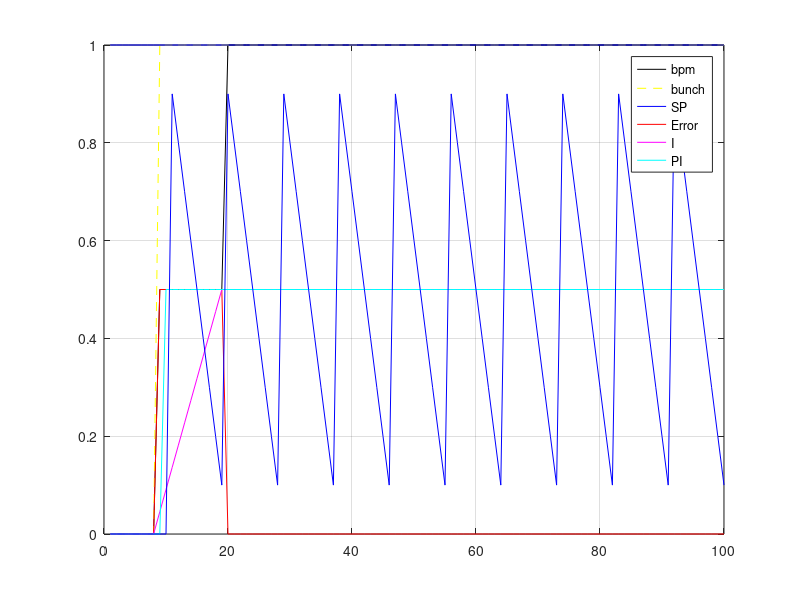

MATLAB code to generate this figure:
clear all

B=100;                 % number of bunches
BS=1;                 % bunch spacing
FB_DEL=9;             % feedback delay in buckets
%BPM_SMP_DEL=10;       % bpm valid delay with respect to bucket trigger
%ERR_CMP=6;            % error computation time
%ACC_CMP=11;           % integrator computation time
%PI_CMP=6;             % P+I computation time
%tb=48;                % samples per bucket
%smp = tb*B ;          % all simulation samples
t=1:B;            % time domain vector
Kp=1;               % P gain
Ki=1/11;             % I gain
FB_ON=1;              % enable feedback
I_APPLY=FB_DEL;
I_SHIFT=1;

%bkt_trg = zeros(1, smp);
%bkt_trg(1:tb:end) = 0.5;
bpm = zeros(2, B);  % 1 - position, 3 - bunch trigger
bpm(1,:) = linspace(0.5, 0.5, B);
bpm(1,1:FB_DEL-1) = 0;
bpm(2,FB_DEL:BS:end) = 1;

err = zeros(2, B); % 1 - error value, 2 - error valid
%err(2,FB_DEL*tb+BPM_SMP_DEL+ERR_CMP:tb*BS:end) = 1;

acc = zeros(2, B); % 1 - acc value, 2 - acc valid
%acc(2,FB_DEL*tb+BPM_SMP_DEL+ERR_CMP+ACC_CMP:tb:end) = 1;

p = zeros(3, B); % 1 - values, 2 - counter, 3 - trigger
%p = ones(1, smp); % 1 - values, 2 - counter, 3 - trigger
%p(3,FB_DEL*tb+BPM_SMP_DEL+ERR_CMP+1:tb:end) = 1; 

it = zeros(1, B); % 1 - values, 2 - counter, 3 - trigger

pi = zeros(2, B); % 1 - values, 2 - counter, 3 - trigger
%pi(2,FB_DEL*tb+BPM_SMP_DEL+ERR_CMP+PI_CMP:tb:end) = 1; 

sp = 1*ones(1, B);
%fb_k = zeros(2, B);
%fb_i = zeros(2, B);
fb_cnt = 0;
%start = 0;
in = 0;
for b=1:B   % for each bucket
    % bpm position - repeat the received sample 48 samples * BS
    if bpm(2, b) % bpm valid
      if FB_ON
        if b > (FB_DEL+1)
          bpm(1, b) = bpm(1, b) + pi(1, b-FB_DEL-1);
        end
      end
    else   % repeat previous bunch
      if b>1
        bpm(1, b) = bpm(1, b-1);
      end
    end 
    % calculate error
    if bpm(2, b)
      err(1, b) = sp(b) - bpm(1, b);
    else % repeate previous position error
      if b>1
        err(1, b) = err(1, b-1);
      end
    end    
    % calculate integrator
    %if bpm(2,b)
    if b>1
      acc(1, b) = acc(1, b-1) + Ki*err(1,b);
    end
    %end
    % feedback gate
    %if bpm(2,b)
    if b>FB_DEL
      pi(1, b) = Kp*(err(1,b)+in);
      pi(2,b) = fb_cnt;
      if fb_cnt == I_SHIFT
        in = acc(1,b);
      end
      if fb_cnt <= 1 % constant - the same like in hardware
        fb_cnt = I_APPLY;
      else
        fb_cnt = fb_cnt - 1;
      end
    end
end

% plots 
figure(1)
clf
%hold on
plot(t, bpm(1,:), 'k')
hold on
plot(t, bpm(2,:), 'y--') % plot trigger
plot(t, sp, 'b') % plot sp
plot(t, err(1,:), 'r')
plot(t, acc(1,:), 'm')
plot(t, pi(1,:), 'c')
plot(t, pi(2,:)/10, 'b')
grid on
legend('bpm', 'bunch','SP', 'Error', 'I', 'PI')
